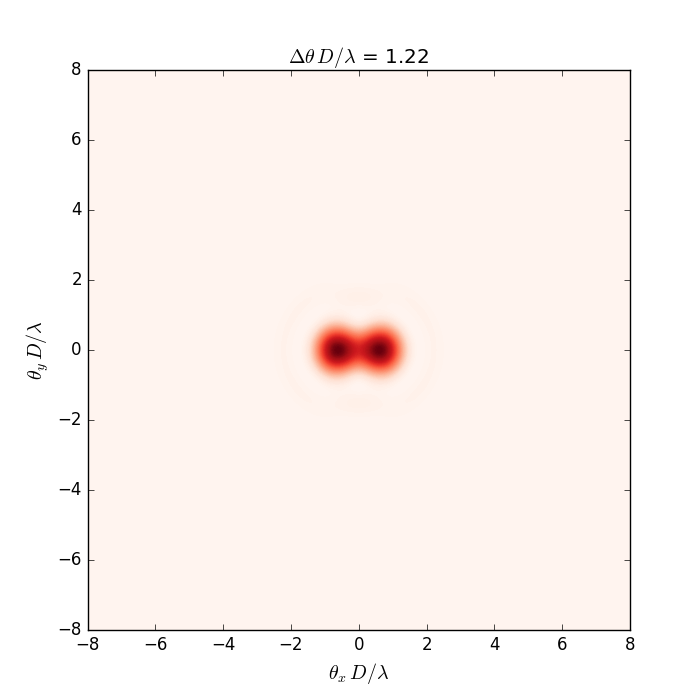

This chart was generated by the following Python code:
# Author: Richard Fitzpatrick
# Modified from  http://matplotlib.org/examples/widgets/slider_demo.py
# Requires numpy,  matplotlib, and scipy

"""
Widget to illustrate Rayleigh criterion for resolving
power of telescope. Plots intensity versus angle in two
dimensions. Saves output as png image. 

Input parameter:

d - angular separation between stars
"""

import numpy as np
import matplotlib.pyplot as plt
from matplotlib.widgets import Slider, Button
from matplotlib import colors, cm
import scipy.special as sp
import argparse
import sys

# Set up command line options
parser = argparse.ArgumentParser()
parser.add_argument('-d', type=float, default=1.22, help='angular spacing')

# Read command line options
args = parser.parse_args()
d  = args.d

# Test input
if d < 0.:
    print 'Error: d must be positive'
    sys.exit(1)

# Setup plotting space
fig = plt.figure(figsize=(7,7))
ax1 = fig.add_subplot(1,1,1)

# Generate plot
plt.xlim(-8., 8.)
plt.ylim(-8., 8.)
plt.xlabel(r"$\theta_x\,D/\lambda$", size='large')
plt.ylabel(r"$\theta_y\,D/\lambda$", size='large')
plt.title (r"$\Delta\theta\,D/\lambda$ = %4.2f" %(d))

N = 1000
x = np.linspace(-8., 8., N)
y = np.linspace(-8., 8., N)

X, Y = np.meshgrid(x, y)

Z = np.zeros_like(X)

for i in range(N):
        for j in range(N):
            r1 = np.sqrt(Y[i,j]*Y[i,j]+(X[i,j]-d/2.)*(X[i,j]-d/2.))
            r2 = np.sqrt(Y[i,j]*Y[i,j]+(X[i,j]+d/2.)*(X[i,j]+d/2.))
            Z[i,j]  = (sp.j0(np.pi*r1) + sp.jn(2,np.pi*r1))**2
            Z[i,j] += (sp.j0(np.pi*r2) + sp.jn(2,np.pi*r2))**2

max = np.amax(Z) + 0.01            
levels = np.arange(0.,max,0.01)
    
cs = plt.contourf(X, Y, Z, levels, cmap=cm.Reds)

plt.savefig("airy.png")
plt.show()
